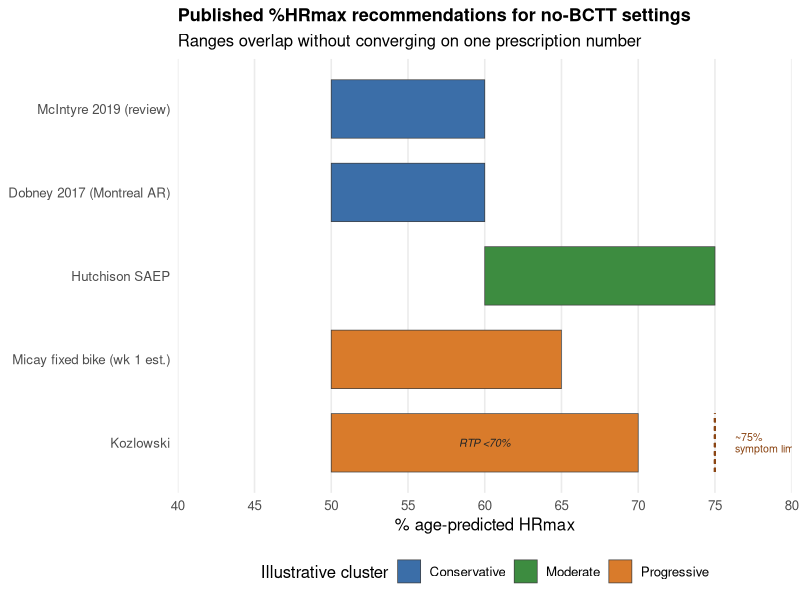

The R source for this figure:
## ---- chunk 1
#| label: fig-hrmax-overlap
#| fig-width: 8
#| fig-height: 4.8
#| echo: false
#| warning: false
#| message: false

library(ggplot2)

hr_bands <- data.frame(
  study = c(
    "McIntyre 2019 (review)",
    "Dobney 2017 (Montreal AR)",
    "Hutchison SAEP",
    "Micay fixed bike (wk 1 est.)",
    "Kozlowski"
  ),
  xmin = c(50, 50, 60, 50, 50),
  xmax = c(60, 60, 75, 65, 70),
  cluster = factor(
    c("Conservative", "Conservative", "Moderate", "Progressive", "Progressive"),
    levels = c("Conservative", "Moderate", "Progressive")
  ),
  stringsAsFactors = FALSE
)

hr_bands$study <- factor(hr_bands$study, levels = rev(hr_bands$study))
koz_y <- which(levels(hr_bands$study) == "Kozlowski")

cluster_cols <- c(
  Conservative = "#3b6ea8",
  Moderate = "#3d8c40",
  Progressive = "#d97b2b"
)

ggplot(hr_bands, aes(y = study, fill = cluster)) +
  geom_rect(
    aes(
      xmin = xmin, xmax = xmax,
      ymin = as.numeric(study) - 0.35,
      ymax = as.numeric(study) + 0.35
    ),
    color = "grey25", linewidth = 0.25
  ) +
  geom_segment(
    aes(x = 75, xend = 75, y = koz_y - 0.35, yend = koz_y + 0.35),
    inherit.aes = FALSE,
    color = "#8b4513", linewidth = 0.7, linetype = "22"
  ) +
  annotate(
    "text", x = 76.3, y = koz_y, label = "~75%\nsymptom limit",
    size = 2.7, hjust = 0, vjust = 0.5, color = "#8b4513", lineheight = 0.9
  ) +
  annotate(
    "text", x = 60, y = koz_y, label = "RTP <70%",
    size = 2.8, color = "grey15", fontface = "italic"
  ) +
  scale_fill_manual(values = cluster_cols, name = "Illustrative cluster") +
  scale_x_continuous(
    limits = c(40, 80),
    breaks = seq(40, 80, by = 5),
    expand = c(0, 0),
    name = "% age-predicted HRmax"
  ) +
  labs(
    title = "Published %HRmax recommendations for no-BCTT settings",
    subtitle = "Ranges overlap without converging on one prescription number",
    y = NULL
  ) +
  theme_minimal(base_size = 12) +
  theme(
    panel.grid.major.y = element_blank(),
    panel.grid.minor = element_blank(),
    plot.title = element_text(face = "bold", size = 13),
    legend.position = "bottom"
  )
